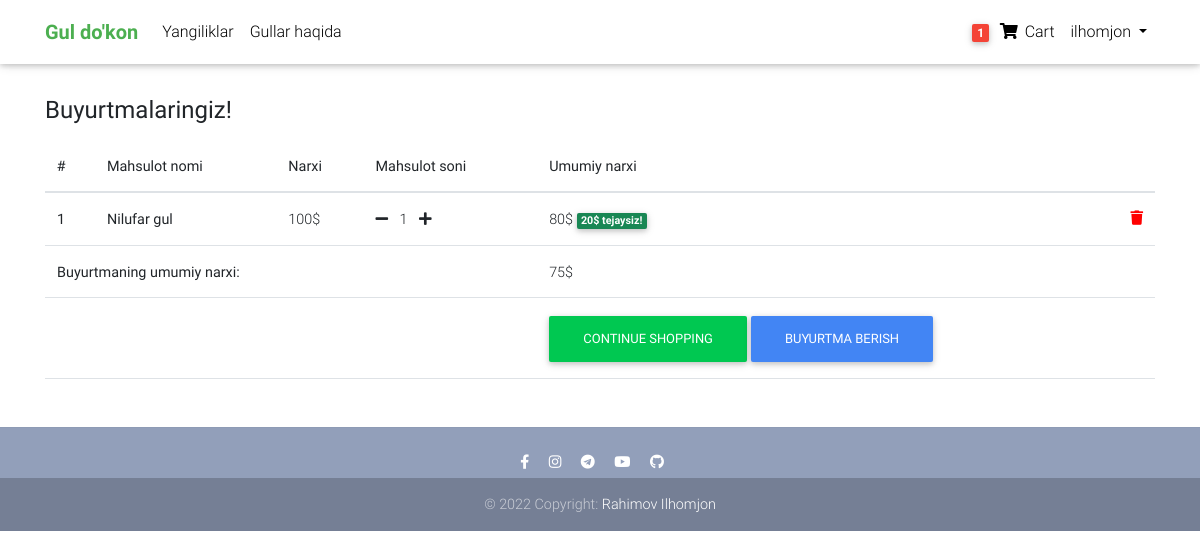
Page /order-summary (signed in) on the earlier database version.
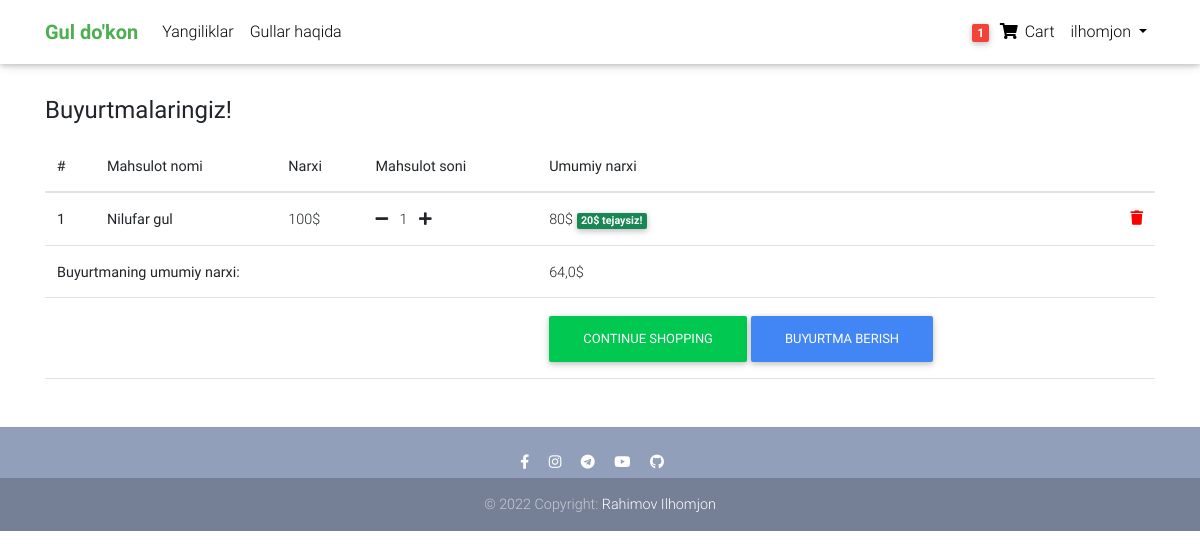
Same page on the later database version.
### flowers/models.py (models this page shows, shortened)
class Order(models.Model):
    user = models.ForeignKey(settings.AUTH_USER_MODEL, on_delete=models.CASCADE)
    products = models.ManyToManyField(OrderProduct)
    start_date = models.DateTimeField(auto_now_add=True)
    ordered_date = models.DateTimeField()
    ordered = models.BooleanField(default=False)
    order_completed = models.BooleanField(default=False)
    order_completed_date = models.DateTimeField(null=True, blank=True)
    billingAddress = models.ForeignKey('BillingAddress', on_delete=models.SET_NULL, blank=True, null=True)
    payment = models.ForeignKey('Payment', on_delete=models.SET_NULL, blank=True, null=True)
    promo_code_text = models.CharField(max_length=20, blank=True, null=True)
    promocode = models.ForeignKey('PromoCode', on_delete=models.SET_NULL, blank=True, null=True)
    def get_total(self):
        total = 0
        for order_product in self.products.all():
            total += order_product.get_final_price()
        promo_code = self.promocode
        if promo_code:
            if promo_code.discount_cash:
                total -= promo_code.discount_cash
            elif promo_code.discount_interest:
                total *= (100-promo_code.discount_interest) / 100
        return total

class OrderProduct(models.Model):
    user = models.ForeignKey(settings.AUTH_USER_MODEL, on_delete=models.CASCADE)
    ordered = models.BooleanField(default=False)
    product = models.ForeignKey(Product, on_delete=models.CASCADE)
    quantity = models.IntegerField(default=1)
    def get_total_product_price(self):
        return self.quantity * self.product.price
    def get_total_product_discount_price(self):
        return self.quantity * self.product.discount_price
    def get_amount_saved(self):
        return self.get_total_product_price() - self.get_total_product_discount_price()
    def get_final_price(self):
        if self.product.discount_price:
            return self.get_total_product_discount_price()
        return self.get_total_product_price()

class Product(models.Model):
    name = models.CharField(max_length=50)
    description = RichTextField()
    date = models.DateTimeField(auto_now_add=True)
    image = models.ImageField(upload_to='images/')
    price = models.IntegerField()
    discount_price = models.IntegerField(null=True, blank=True)
    category = models.ForeignKey(Category, on_delete=models.CASCADE)
    label = models.CharField(choices=LABEL_CHOICES, max_length=10, null=True, blank=True)
    class Meta:
        verbose_name_plural = "Products"

class PromoCode(models.Model):
    promocode = models.CharField(max_length=20)
    min_price = models.IntegerField(blank=True, null=True)
    discount_cash = models.IntegerField(null=True, blank=True)
    discount_interest = models.IntegerField(null=True, blank=True)

### flowers/views.py (the view)
# urls.py: path('order-summary', OrderSummaryView.as_view(), name='order-summary'),
class OrderSummaryView(LoginRequiredMixin, View):
    def get(self, *args, **kwargs):
        try:
            order = Order.objects.get(user=self.request.user, ordered=False)
            return render(self.request, 'order_summary.html', context={
                'object': order,
            })
        except ObjectDoesNotExist:
            messages.error(self.request, "Savatingiz bo'sh, mahsulot tanlab uni qo'shing!", extra_tags='danger')
            return HttpResponseRedirect(self.request.META.get('HTTP_REFERER'))

### flowers/templatetags/card_template_tags.py (called while the page is built)
@register.filter()
def card_flower_count(user):
    if user.is_authenticated:
        qs = Order.objects.filter(user=user, ordered=False)
        if qs.exists():
            return qs.last().products.count()
    return 0

### template/order_summary.html (shortened to what this page needs)
{% extends 'base.html' %}
{% block content %}
<div class="mt-5 pt-5">
  </div>
<main>
    <div class="container">
  <h4><b>Buyurtmalaringiz!</b></h4>
<table class="table table-hover mt-3 mb-5">
    <thead>
    <tr>
      <th scope="col">#</th>
      <th scope="col">Mahsulot nomi</th>
      <th scope="col">Narxi</th>
      <th scope="col">Mahsulot soni</th>
      <th scope="col">Umumiy narxi</th>
    </tr>
  </thead>
  <tbody class="table-group-divider">
  {% for order_product in object.products.all %}
    <tr>
      <th scope="row">{{ forloop.counter }}</th>
      <th><a class="text-link active" href="{% url 'product' order_product.product.id %} ">{{ order_product.product.name }}</a></th>
      {% if order_product.product.discount_price %}
        <td>{{ order_product.product.price }}$</td>
        <td>
          <a href="{% url 'remove-flower-from-card' order_product.product.id %}"><i class="fas fa-minus mr-2"></i> </a>
          {{ order_product.quantity }}
          <a href="{% url 'add-to-card' order_product.product.id %}"><i class="fas fa-plus ml-2"></i></a>
        </td>
        <td>{{ order_product.get_final_price }}$
          <span class="badge text-bg-success">{{ order_product.get_amount_saved }}$ tejaysiz!</span>
          <a style="color:red;" href="{% url 'remove-from-card' order_product.product.id %}">
            <i class="fas fa-trash float-right"></i>
          </a>
        </td>
      {% endif %}
    </tr>
  {% endfor %}
  <tr>
    <td colspan="4"><b>Buyurtmaning umumiy narxi: </b></td>
    <td>{{ object.get_total }}$</td>
  </tr>
  <tr>
    <td colspan="4"></td>
    <td><a class="btn btn-success" href="/category/0/page/1/">continue shopping</a>
      {% if object.products.all %}
        <a class="btn btn-primary" href="{% url 'checkout' %}">Buyurtma berish</a> </td>
      {% endif %}
  </tr>
  </tbody>
</table>
    </div>
</main>
{% endblock content %}

Differences in the rows shown:
changed through a linked row, Order: get_total "75" → "64,0"
